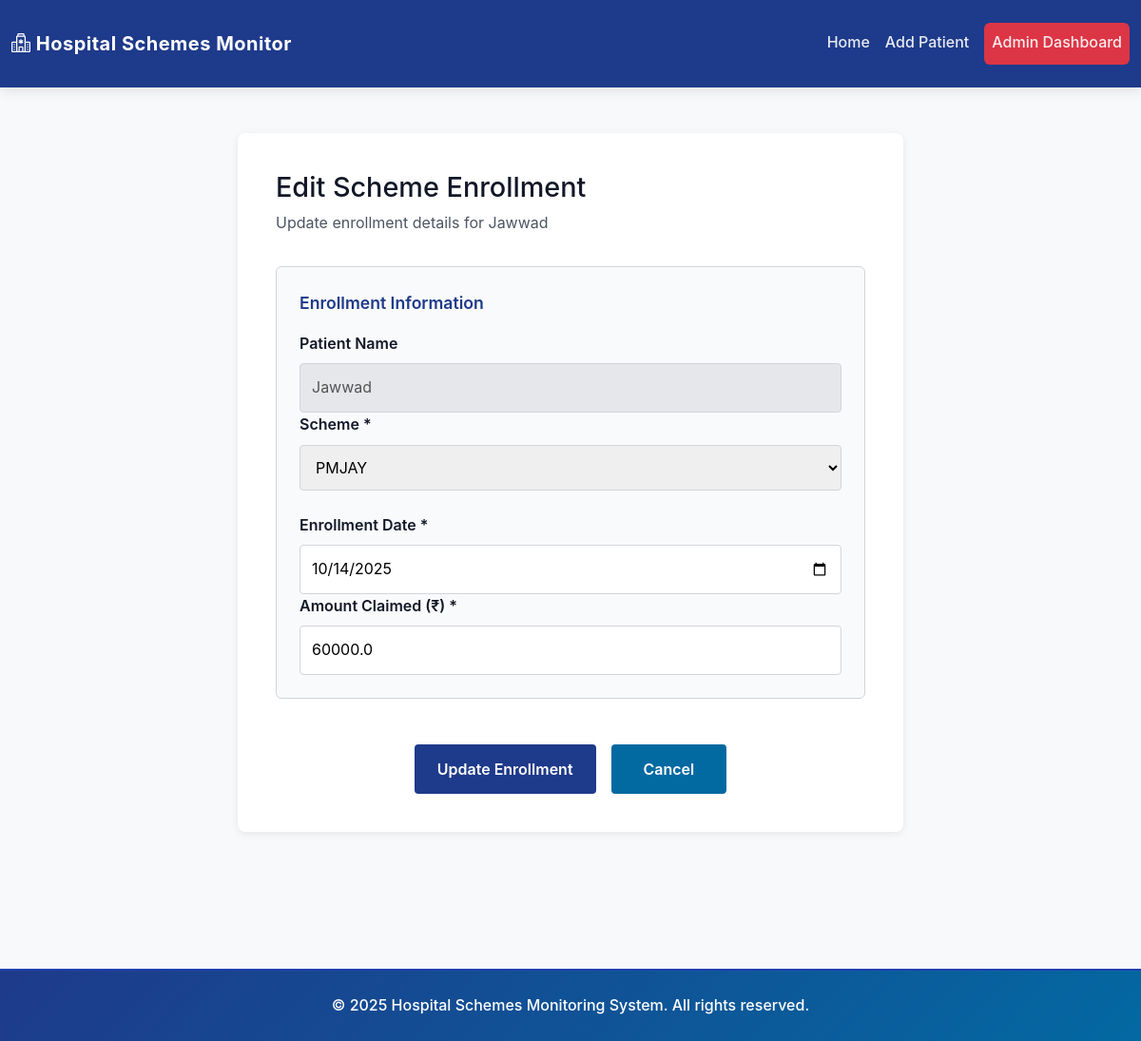
Page /edit-enrollment/1 on the committed database.
### tables this page shows
CREATE TABLE patient (
                patient_id INTEGER PRIMARY KEY AUTOINCREMENT,
                name TEXT NOT NULL,
                dob DATE NOT NULL,
                email TEXT,
                address TEXT
            );

CREATE TABLE patient_scheme_enrollment (
                enrollment_id INTEGER PRIMARY KEY AUTOINCREMENT,
                patient_id INTEGER NOT NULL,
                scheme_id INTEGER NOT NULL,
                enroll_date DATE NOT NULL,
                amt_claimed REAL DEFAULT 0,
                FOREIGN KEY(patient_id) REFERENCES patient(patient_id),
                FOREIGN KEY(scheme_id) REFERENCES scheme(scheme_id)
            );

CREATE TABLE scheme (
                scheme_id INTEGER PRIMARY KEY AUTOINCREMENT,
                sname TEXT NOT NULL UNIQUE,
                dscript TEXT,
                start_date DATE NOT NULL
            );

### app.py (the view, shortened to what this page needs)
@app.route('/edit-enrollment/<int:enrollment_id>', methods=['GET', 'POST'])
def edit_enrollment(enrollment_id):
    db = get_db()
    cursor = db.cursor()
    cursor.execute('''
        SELECT pse.*, p.name as patient_name, s.sname
        FROM patient_scheme_enrollment pse
        JOIN patient p ON pse.patient_id = p.patient_id
        JOIN scheme s ON pse.scheme_id = s.scheme_id
        WHERE enrollment_id = ?
    ''', (enrollment_id,))
    enrollment = cursor.fetchone()
    cursor.execute('SELECT scheme_id, sname FROM scheme')
    schemes = cursor.fetchall()
    db.close()
    if not enrollment:
        flash('Enrollment not found', 'error')
        return redirect(url_for('admin'))
    return render_template('edit_enrollment.html', enrollment=enrollment, schemes=schemes)

### app.py (called while the page is built)
def get_db():
    conn = sqlite3.connect(DATABASE)
    conn.row_factory = sqlite3.Row
    return conn

### templates/edit_enrollment.html (shortened to what this page needs)
{% extends "base.html" %}
{% block content %}
<section class="form-section">
    <div class="form-container">
        <h2>Edit Scheme Enrollment</h2>
        <p class="form-subtitle">Update enrollment details for {{ enrollment.patient_name }}</p>
        <form method="POST" class="patient-form">
            <fieldset class="form-group">
                <legend>Enrollment Information</legend>
                <div class="form-field">
                    <label>Patient Name</label>
                    <input type="text" value="{{ enrollment.patient_name }}" disabled style="background-color: #e5e7eb; cursor: not-allowed;">
                </div>
                <div class="form-row">
                    <div class="form-field">
                        <label for="scheme_id">Scheme *</label>
                        <select id="scheme_id" name="scheme_id" required>
                            {% for scheme in schemes %}
                            <option value="{{ scheme.scheme_id }}" {% if scheme.scheme_id == enrollment.scheme_id %}selected{% endif %}>
                                {{ scheme.sname }}
                            </option>
                            {% endfor %}
                        </select>
                    </div>
                    <div class="form-field">
                        <label for="enroll_date">Enrollment Date *</label>
                        <input type="date" id="enroll_date" name="enroll_date" value="{{ enrollment.enroll_date }}" required>
                    </div>
                </div>
                <div class="form-field">
                    <label for="amt_claimed">Amount Claimed (₹) *</label>
                    <input type="number" id="amt_claimed" name="amt_claimed" step="0.01" min="0" value="{{ enrollment.amt_claimed }}" required>
                </div>
            </fieldset>
            <div class="form-actions">
                <button type="submit" class="btn btn-primary">Update Enrollment</button>
                <a href="{{ url_for('admin') }}" class="btn btn-secondary">Cancel</a>
            </div>
        </form>
    </div>
</section>
{% endblock %}

### static/style.css (style rules this page uses)
:root { --primary-color: #1e3a8a; --secondary-color: #0369a1; --accent-color: #dc2626; --success-color: #16a34a; --neutral-50: #f9fafb; --neutral-100: #f3f4f6; --neutral-200: #e5e7eb; --neutral-600: #4b5563; --neutral-900: #111827; --border-color: #d1d5db; }
* { margin: 0; padding: 0; box-sizing: border-box; }
body { font-family: -apple-system, BlinkMacSystemFont, "Segoe UI", Roboto, "Helvetica Neue", Arial, sans-serif; line-height: 1.6; color: var(--neutral-900); background-color: #f8f9fa; }
.btn { display: inline-block; padding: 0.75rem 2rem; border-radius: 4px; text-decoration: none; font-weight: 600; border: 2px solid transparent; cursor: pointer; transition: all 0.3s ease; font-size: 1rem; }
.btn-primary { background-color: #1e3a8a; border: none; padding: 0.6rem 1.5rem; font-weight: 600; transition: all 0.3s ease; color: white; }
.btn-secondary { background-color: var(--secondary-color); color: white; }
.form-section { margin-bottom: 3rem; }
.form-container { max-width: 700px; margin: 0 auto; background: white; padding: 2.5rem; border-radius: 8px; box-shadow: 0 2px 8px rgba(0, 0, 0, 0.08); }
.form-container h2 { font-size: 1.8rem; margin-bottom: 0.5rem; color: var(--neutral-900); }
.form-subtitle { color: var(--neutral-600); margin-bottom: 2rem; }
.patient-form { display: flex; flex-direction: column; gap: 2rem; }
.form-group { border: 1px solid var(--border-color); padding: 1.5rem; border-radius: 6px; background-color: var(--neutral-50); }
fieldset { border: none; padding: 0; margin: 0; }
legend { font-size: 1.1rem; font-weight: 600; color: var(--primary-color); margin-bottom: 1rem; padding: 0; }
.form-row { display: grid; grid-template-columns: repeat(auto-fit, minmax(300px, 1fr)); gap: 1.5rem; }
.form-field { display: flex; flex-direction: column; }
.form-field label { font-weight: 600; margin-bottom: 0.5rem; color: var(--neutral-900); }
.form-field input, .form-field select { padding: 0.75rem; border: 1px solid var(--border-color); border-radius: 4px; font-size: 1rem; font-family: inherit; transition: border-color 0.3s ease; }
.form-actions { display: flex; gap: 1rem; justify-content: center; margin-top: 1rem; }

### rows in the picture
patient: patient_name "Jawwad"
patient_scheme_enrollment: scheme_id "PMJAY", enroll_date "10/14/2025", amt_claimed "60000.0"
